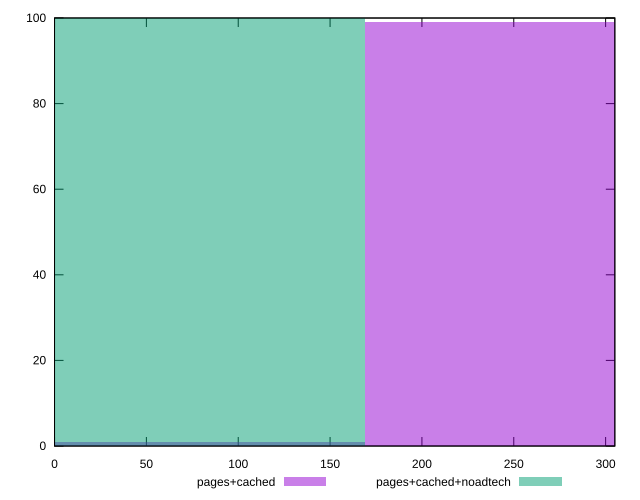

Write the gnuplot code that produced this figure.
reset

$pagesCached <<EOF
0 1
337.51601359278095 99
EOF

$pagesCachedNoadtech <<EOF
0 100
EOF

set key outside below
set boxwidth 337.51601359278095
set xrange [0:305.01]
set yrange [0:100]
set trange [0:100]
set style fill transparent solid 0.5 noborder
set terminal svg size 640, 500 enhanced background rgb 'white'
set output "report_00011_2021-02-09T10:53:21.242Z/uses-rel-preconnect/comparison/histogram/1_vs_2.svg"

plot $pagesCached title "pages+cached" with boxes, \
     $pagesCachedNoadtech title "pages+cached+noadtech" with boxes

reset
